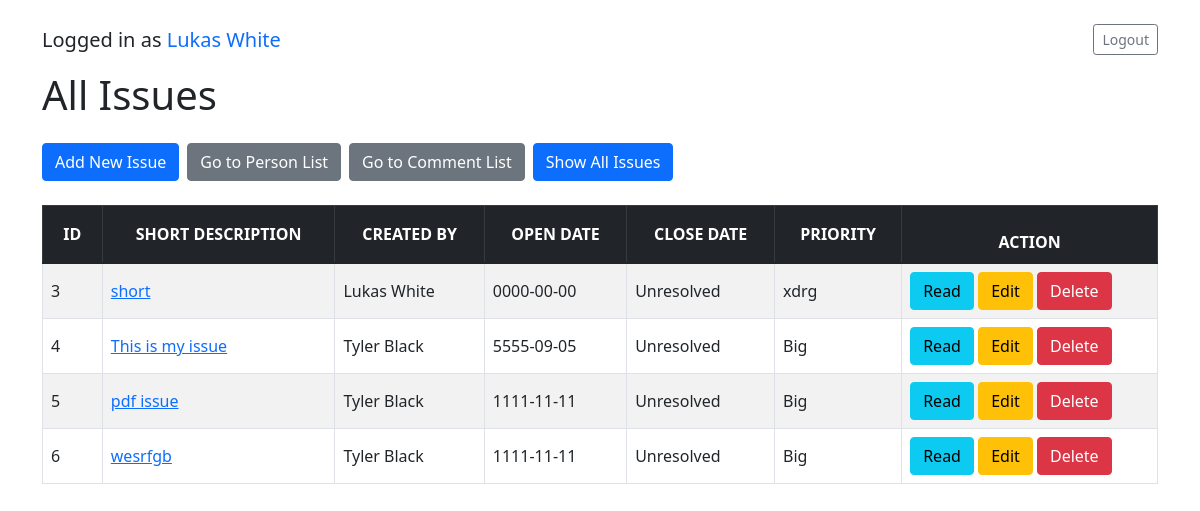
Before: /issue_list.php (signed in) with the older database file.
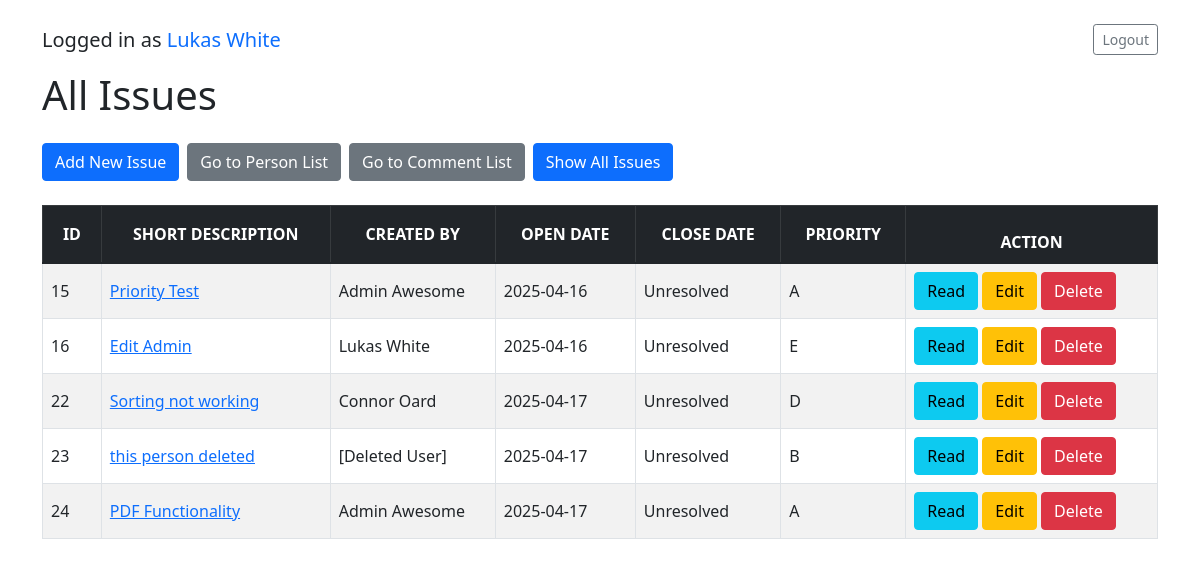
After: the same page with the newer database file.
### tables this page shows
CREATE TABLE `iss_issues` (
  `id` int(11) NOT NULL,
  `short_description` varchar(255) NOT NULL,
  `long_description` text NOT NULL,
  `open_date` date NOT NULL,
  `close_date` date NOT NULL,
  `priority` varchar(255) NOT NULL,
  `org` varchar(255) NOT NULL,
  `project` varchar(255) NOT NULL,
  `per_id` int(11) NOT NULL,
  `pdf_attachment` varchar(255) DEFAULT NULL
);

### issue_list.php (the view, shortened to what this page needs)
<?php
include 'config.php';
$user = $_SESSION['user'] ?? null;
$sort_column = isset($_GET['sort']) ? $_GET['sort'] : 'id';
$sort_direction = isset($_GET['direction']) && $_GET['direction'] === 'desc' ? 'desc' : 'asc';
$show_all = isset($_GET['show']) && $_GET['show'] === 'all';
$where_clause = $show_all ? '' : "WHERE (iss_issues.close_date IS NULL OR iss_issues.close_date = '0000-00-00')";
$issues = $conn->query("
    SELECT iss_issues.*,
           IFNULL(iss_persons.fname, '[Deleted User]') AS fname,
           IFNULL(iss_persons.lname, '') AS lname
    FROM iss_issues
    LEFT JOIN iss_persons ON iss_persons.id = iss_issues.per_id
    $where_clause
    ORDER BY $sort_column $sort_direction
")->fetch_all(MYSQLI_ASSOC);
?>
<!DOCTYPE html>
<html lang="en">
<head>
    <link href="https://cdn.jsdelivr.net/npm/bootstrap@5.1.3/dist/css/bootstrap.min.css" rel="stylesheet">
</head>
<body>
<div class="container my-4">
    <div class="d-flex justify-content-between align-items-center mb-3">
        <h5 class="mb-0">Logged in as <span class="text-primary"><?php echo htmlspecialchars($user['fname'] . ' ' . $user['lname']); ?></span></h5>
        <a href="logout.php" class="btn btn-outline-secondary btn-sm">Logout</a>
    </div>
    <h1 class="mb-4">All Issues</h1>
    <div class="d-flex flex-wrap gap-2 mb-4">
        <button type="button" class="btn btn-primary" data-bs-toggle="modal" data-bs-target="#addIssueModal">
            Add New Issue
        </button>
        <a href="persons_list.php" class="btn btn-secondary">
            Go to Person List
        </a>
        <a href="comment_list.php" class="btn btn-secondary">
            Go to Comment List
        </a>
        <a class="btn btn-primary" href="issue_list.php?<?php
            echo $show_all ? '' : 'show=all';
            echo isset($_GET['sort']) ? '&sort=' . urlencode($_GET['sort']) : '';
            echo isset($_GET['direction']) ? '&direction=' . urlencode($_GET['direction']) : '';
        ?>">
            <?php echo $show_all ? 'Show Only Open Issues' : 'Show All Issues'; ?>
        </a>
    </div>
    <?php if (count($issues) > 0): ?>
        <table class="table table-striped table-hover table-bordered align-middle">
            <thead class="table-dark text-center">
                <tr>
                <th class="text-uppercase text-nowrap"><a class="text-white text-decoration-none" href="?sort=id&direction=<?php echo ($sort_column == 'id' && $sort_direction == 'asc') ? 'desc' : 'asc'; ?><?php echo $show_all ? '&show=all' : ''; ?>">ID</a></th>
                    <th class="text-uppercase text-nowrap"><a class="text-white text-decoration-none" href="?sort=short_description&direction=<?php echo ($sort_column == 'short_description' && $sort_direction == 'asc') ? 'desc' : 'asc'; ?><?php echo $show_all ? '&show=all' : ''; ?>">Short Description</a></th>
                    <th class="text-uppercase text-nowrap"><a class="text-white text-decoration-none" href="?sort=fname&direction=<?php echo ($sort_column == 'fname' && $sort_direction == 'asc') ? 'desc' : 'asc'; ?><?php echo $show_all ? '&show=all' : ''; ?>">Created By</a></th>
                    <th class="text-uppercase text-nowrap"><a class="text-white text-decoration-none" href="?sort=open_date&direction=<?php echo ($sort_column == 'open_date' && $sort_direction == 'asc') ? 'desc' : 'asc'; ?><?php echo $show_all ? '&show=all' : ''; ?>">Open Date</a></th>
                    <th class="text-uppercase text-nowrap"><a class="text-white text-decoration-none" href="?sort=close_date&direction=<?php echo ($sort_column == 'close_date' && $sort_direction == 'asc') ? 'desc' : 'asc'; ?><?php echo $show_all ? '&show=all' : ''; ?>">Close Date</a></th>
                    <th class="text-uppercase text-nowrap"><a class="text-white text-decoration-none" href="?sort=priority&direction=<?php echo ($sort_column == 'priority' && $sort_direction == 'asc') ? 'desc' : 'asc'; ?><?php echo $show_all ? '&show=all' : ''; ?>">Priority</a></th>
                    <th class="text-uppercase text-nowrap text-white">Action</th>
                </tr>
            </thead>
            <tbody>
                <?php foreach ($issues as $issue): ?>
                    <tr>
                        <td><?php echo htmlspecialchars($issue['id']); ?></td>
                        <td><a href="issue.php?id=<?php echo $issue['id']; ?>"><?php echo htmlspecialchars($issue['short_description']); ?></a></td>
                        <td><?php echo htmlspecialchars($issue['fname'] . ' ' . $issue['lname']); ?></td>
                        <td><?php echo htmlspecialchars($issue['open_date']); ?></td>
                        <td>
                            <?php echo ($issue['close_date'] === '0000-00-00' || empty($issue['close_date'])) ? 'Unresolved' : htmlspecialchars($issue['close_date']); ?>
                        </td>
                        <td>
                            <?php echo ($issue['close_date'] === '0000-00-00' || empty($issue['close_date'])) ? htmlspecialchars($issue['priority']) : ''; ?>
                        </td>
                        <td>
                            <a href="issue.php?id=<?php echo $issue['id']; ?>" class="btn btn-info">Read</a>
                            <?php
                            if ($user['id'] == $issue['per_id'] || $user['admin'] == 1): ?>
                                <button type="button" class="btn btn-warning" data-bs-toggle="modal" data-bs-target="#editIssueModal"
                                data-id="<?php echo $issue['id']; ?>"
                                data-short-description="<?php echo htmlspecialchars($issue['short_description']); ?>"
                                data-long-description="<?php echo htmlspecialchars($issue['long_description']); ?>"
                                data-open-date="<?php echo htmlspecialchars($issue['open_date']); ?>"
                                data-priority="<?php echo htmlspecialchars($issue['priority']); ?>"
                                data-org="<?php echo htmlspecialchars($issue['org']); ?>"
                                data-project="<?php echo htmlspecialchars($issue['project']); ?>"
                                >
                                    Edit
                                </button>
                                <form action="issue_list.php" method="POST" style="display:inline;">
                                    <button type="submit" class="btn btn-danger" onclick="return confirm('Are you sure you want to delete this issue?');">
                                        Delete
                                    </button>
                                </form>
                            <?php endif; ?>
                        </td>
                    </tr>
                <?php endforeach; ?>
            </tbody>
        </table>
    <?php else: ?>
        <p>No issues found.</p>
    <?php endif; ?>
</div>
</body>
</html>

### issue_list.php (style rules this page uses)
th a { display: inline-block; width: 100%; padding: 8px; }

Changed rows visible on the page:
removed iss_issues: id "3", short_description "short", lname "Lukas White", open_date "0000-00-00", close_date "Unresolved", priority "xdrg"
removed iss_issues: id "4", short_description "This is my issue", lname "Tyler Black", open_date "5555-09-05", close_date "Unresolved", priority "Big"
removed iss_issues: id "5", short_description "pdf issue", lname "Tyler Black", open_date "1111-11-11", close_date "Unresolved", priority "Big"
removed iss_issues: id "6", short_description "wesrfgb", lname "Tyler Black", open_date "1111-11-11", close_date "Unresolved", priority "Big"
added iss_issues: id "15", short_description "Priority Test", lname "Admin Awesome", open_date "2025-04-16", close_date "Unresolved", priority "A"
added iss_issues: id "16", short_description "Edit Admin", lname "Lukas White", open_date "2025-04-16", close_date "Unresolved", priority "E"
added iss_issues: id "22", short_description "Sorting not working", lname "Connor Oard", open_date "2025-04-17", close_date "Unresolved", priority "D"
added iss_issues: id "23", short_description "this person deleted", lname "[Deleted User]", open_date "2025-04-17", close_date "Unresolved", priority "B"
added iss_issues: id "24", short_description "PDF Functionality", lname "Admin Awesome", open_date "2025-04-17", close_date "Unresolved", priority "A"
